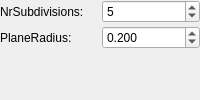
         <widget class="QWidget" name="RSD">
          <layout class="QVBoxLayout" name="verticalLayout_6">
           <property name="spacing">
            <number>3</number>
           </property>
           <property name="leftMargin">
            <number>0</number>
           </property>
           <property name="topMargin">
            <number>0</number>
           </property>
           <property name="rightMargin">
            <number>0</number>
           </property>
           <property name="bottomMargin">
            <number>0</number>
           </property>
           <item>
            <layout class="QHBoxLayout" name="horizontalLayout_9">
             <item>
              <widget class="QLabel" name="label_8">
               <property name="text">
                <string>NrSubdivisions:</string>
               </property>
              </widget>
             </item>
             <item>
              <widget class="QSpinBox" name="spin_nr_subdiv">
               <property name="value">
                <number>5</number>
               </property>
              </widget>
             </item>
            </layout>
           </item>
           <item>
            <layout class="QHBoxLayout" name="horizontalLayout_10">
             <item>
              <widget class="QLabel" name="label_9">
               <property name="text">
                <string>PlaneRadius: </string>
               </property>
              </widget>
             </item>
             <item>
              <widget class="QDoubleSpinBox" name="dspin_plane_radius">
               <property name="decimals">
                <number>3</number>
               </property>
               <property name="maximum">
                <double>99999.000000000000000</double>
               </property>
               <property name="value">
                <double>0.200000000000000</double>
               </property>
              </widget>
             </item>
            </layout>
           </item>
           <item>
            <spacer name="verticalSpacer_3">
             <property name="orientation">
              <enum>Qt::Vertical</enum>
             </property>
             <property name="sizeHint" stdset="0">
              <size>
               <width>20</width>
               <height>40</height>
              </size>
             </property>
            </spacer>
           </item>
          </layout>
         </widget>
